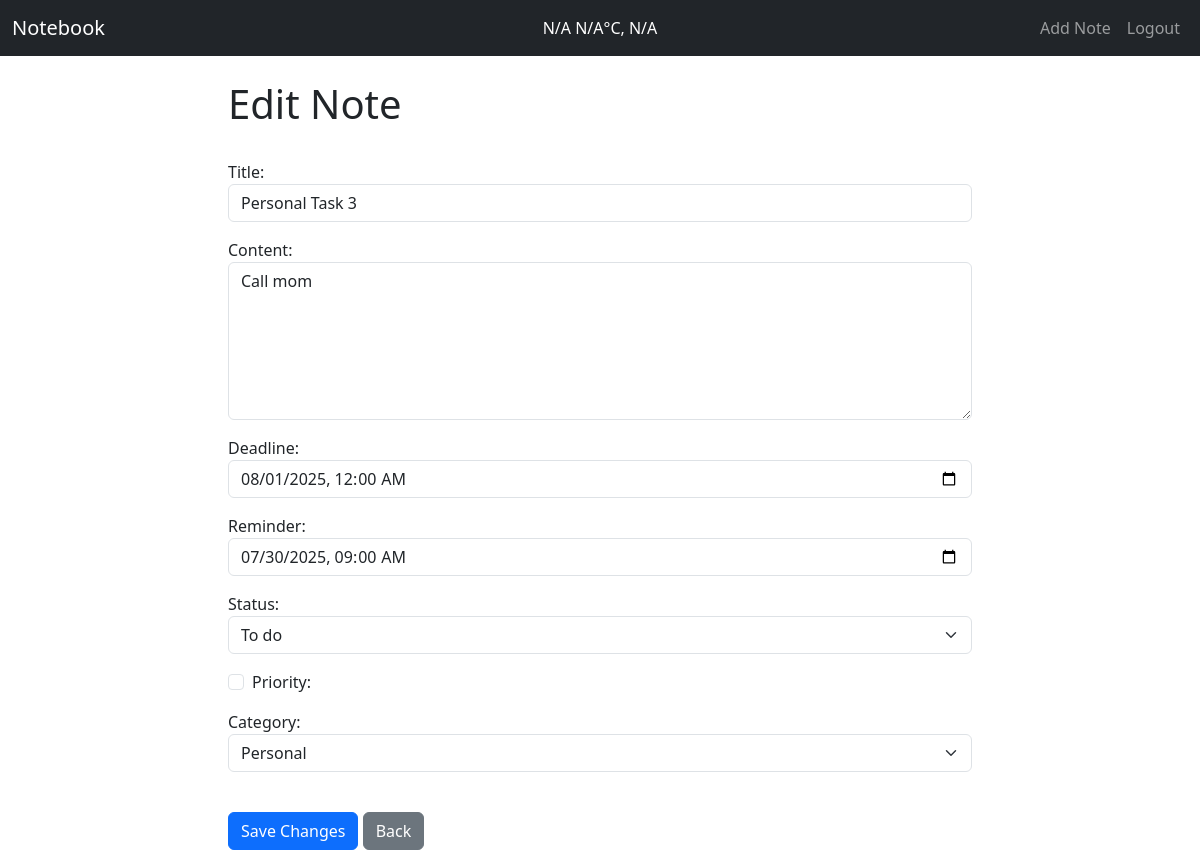
The page /update_record/16 (signed in) on the database its author committed.
### website/models.py (models this page shows, shortened)
class Record(models.Model):
    STATUS_COLOR_CHOICES = [
        ('white', 'No status'),
        ('yellow', 'To do'),
        ('red', 'Urgent'),
        ('green', 'Completed'),
        ('blue', 'In progress'),
    ]
    user = models.ForeignKey(User, on_delete=models.CASCADE, null=True, blank=True)
    title = models.CharField(max_length=200, default="New note")
    content = models.TextField(default="No content")
    category = models.ForeignKey(Category, on_delete=models.SET_NULL, null=True, blank=True)
    created_at = models.DateTimeField(auto_now_add=True)
    deadline = models.DateField(null=True, blank=True)
    status_color = models.CharField(max_length=20, choices=STATUS_COLOR_CHOICES, default='white')
    is_priority = models.BooleanField(default=False)
    reminder = models.DateTimeField(null=True, blank=True)
    is_completed = models.BooleanField(default=False)

### website/views.py (the view)
# urls.py: path('update_record/<int:pk>', views.update_record, name='update_record'),
def update_record(request, pk):
    if request.user.is_authenticated:
        current_record = Record.objects.get(id=pk, user=request.user)
        form = RecordForm(request.POST or None, instance=current_record)
        if form.is_valid():
            form.save()
            messages.success(request, "Record updated successfully.")
            return redirect('home')
        return render(request, 'update_record.html', {'form': form})
    else:
        messages.error(request, "You must be logged in.")
        return redirect('home')

### project/context_processors.py (called while the page is built)
def weather_context(request):
    api_key = os.getenv('WEATHER_API_KEY', 'demo_key')
    city = 'Warsaw'
    weather = {
        'temperature': 'N/A',
        'description': 'N/A',
        'city': 'N/A'
    }
    try:
        url = f'http://api.openweathermap.org/data/2.5/weather?q={city}&units=metric&lang=pl&appid={api_key}'
        response = requests.get(url)
        if response.status_code == 200:
            data = response.json()
            weather = {
                'temperature': data['main']['temp'],
                'description': data['weather'][0]['description'],
                'city': data['name']
            }
    except requests.RequestException as e:
        print(f"Error fetching weather data: {e}")
    return {'weather': weather}

### website/models.py (called while the page is built)
    def __str__(self):
        return self.name

### website/templates/update_record.html (shortened to what this page needs)
{% extends 'base.html' %}
{% block content %}
<div class="col-md-8 offset-md-2">
  <h1>Edit Note</h1>
  <br />
  <form method="POST">
    <div class="mb-3">
      {{ form.title.label_tag }} {{ form.title }}
    </div>
    <div class="mb-3">
      {{ form.content.label_tag }} {{ form.content }}
    </div>
    <div class="mb-3">
      {{ form.deadline.label_tag }} {{ form.deadline }}
    </div>
    <div class="mb-3">
      {{ form.reminder.label_tag }} {{ form.reminder }}
    </div>
    <div class="mb-3">
      {{ form.status_color.label_tag }} {{ form.status_color }}
    </div>
    <div class="mb-3 form-check">
      {{ form.is_priority }} {{ form.is_priority.label_tag }}
    </div>
    <div class="mb-3">
      {{ form.category.label_tag }} {{ form.category }}
    </div>
    <br />
    <button type="submit" class="btn btn-primary">Save Changes</button>
    <a href="{% url 'home' %}" class="btn btn-secondary">Back</a>
  </form>
</div>
{% endblock %}

### rows shown on the page
Record: title "Personal Task 3", content "Call mom", deadline "08/01/2025 00:00", reminder "07/30/2025 09:00", status_color "To do", category "Personal"

### other values the page prints
{{ weather.city }} "N/A"
{{ weather.temperature }} "N/A"
{{ weather.description }} "N/A"
